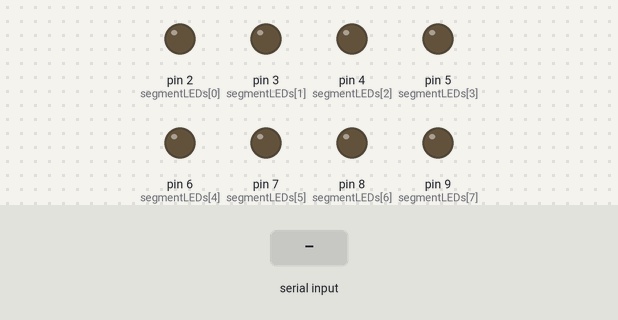
Simulated run of this sketch. Board: Arduino Uno, built with avr-gcc and run on an emulated ATmega328P. On the bench: output pins drawn as LEDs (lit = HIGH). The inputs (shaded band) are chosen by the test bench.

Above: at 1.2 s.
1.3 s: "90,45\n" received over Serial
At 3.2 s:
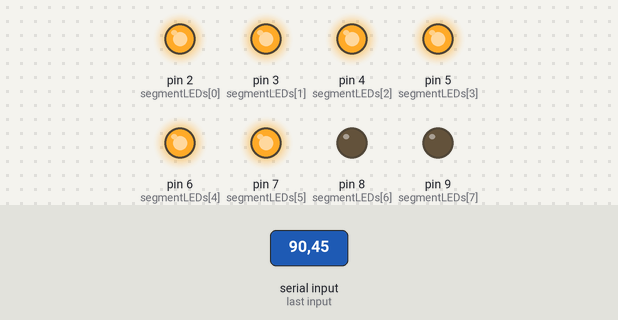
3.8 s: "5\n" received over Serial
At 4.2 s:
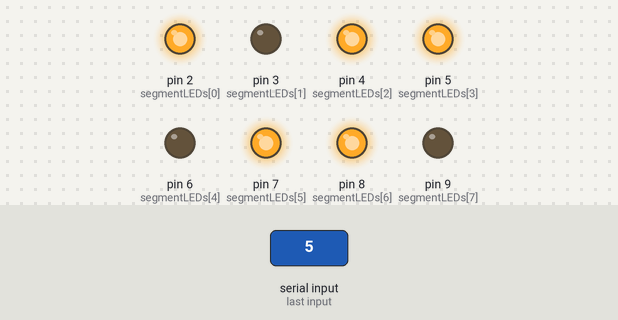
Timing chart, 0 to 6.8 s (numbered marks = the images above; inputs shaded):
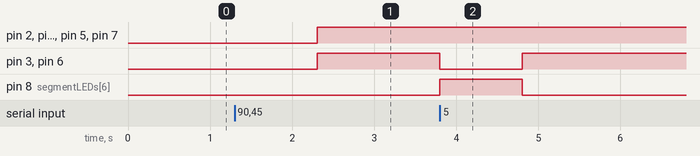

Measured:
- after the input at 1.3 s, pin 2 (segmentLEDs[0]), pin 3 (segmentLEDs[1]), pin 4 (segmentLEDs[2]), pin 5 (segmentLEDs[3]), pin 6 (segmentLEDs[4]), pin 7 (segmentLEDs[5]): LOW → HIGH after 1.0 s
- after the input at 3.8 s, pin 3 (segmentLEDs[1]), pin 6 (segmentLEDs[4]): HIGH → LOW at once, → HIGH 1.0 s later; pin 8 (segmentLEDs[6]): LOW → HIGH at once, → LOW 1.0 s later

The sketch:

segment_subject.ino
```cpp
// SegmentLEDs PinMode
int segmentLEDs[] = { 2, 3, 4, 5, 6, 7, 8, 9};
// LED 개수
int segmentLEDsNum = 8;
// Common Cathode
int digitForNum[10][8] = {
  {1, 1, 1, 1, 1, 1, 0, 0}, //0
  {0, 1, 1, 0, 0, 0, 0, 0}, //1
  {1, 1, 0, 1, 1, 0, 1, 0}, //2
  {1, 1, 1, 1, 0, 0, 1, 0}, //3
  {0, 1, 1, 0, 0, 1, 1, 0}, //4
  {1, 0, 1, 1, 0, 1, 1, 0}, //5
  {1, 0, 1, 1, 1, 1, 1, 0}, //6
  {1, 1, 1, 0, 0, 0, 0, 0}, //7
  {1, 1, 1, 1, 1, 1, 1, 0}, //8
  {1, 1, 1, 1, 0, 1, 1, 0}  //9
};
// 입력받은 숫자 저장할 int형 변수
int segNum;

void setup() {
  Serial.begin(9600);
  // 7세그먼트 각각 LED에 연결된 핀 OUTPIT 설정
  for(int i = 0; i < segmentLEDsNum; i++){
    pinMode(segmentLEDs[i], OUTPUT);
  }
}

void loop() {
  if(Serial.available()){ // Serial모니터로 숫자를 입력받고 해당 숫자가 출력되도록 합니다.
    segNum = Serial.parseInt(); // int형으로 숫자입력 받음

    for(int i = 0; i < segmentLEDsNum; i++){
      digitalWrite(segmentLEDs[i], digitForNum[segNum][i]);
    }
  }
}
```
